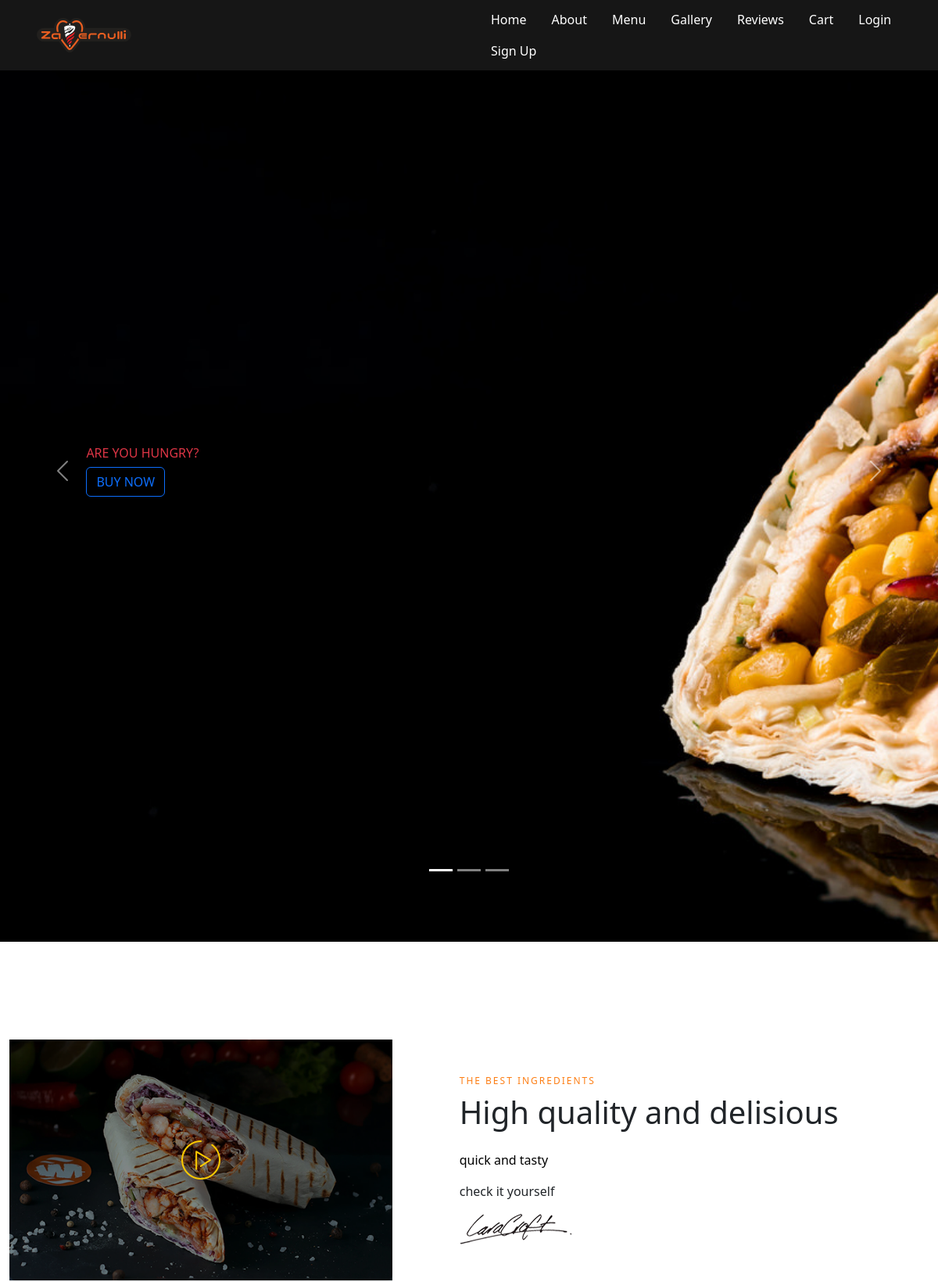
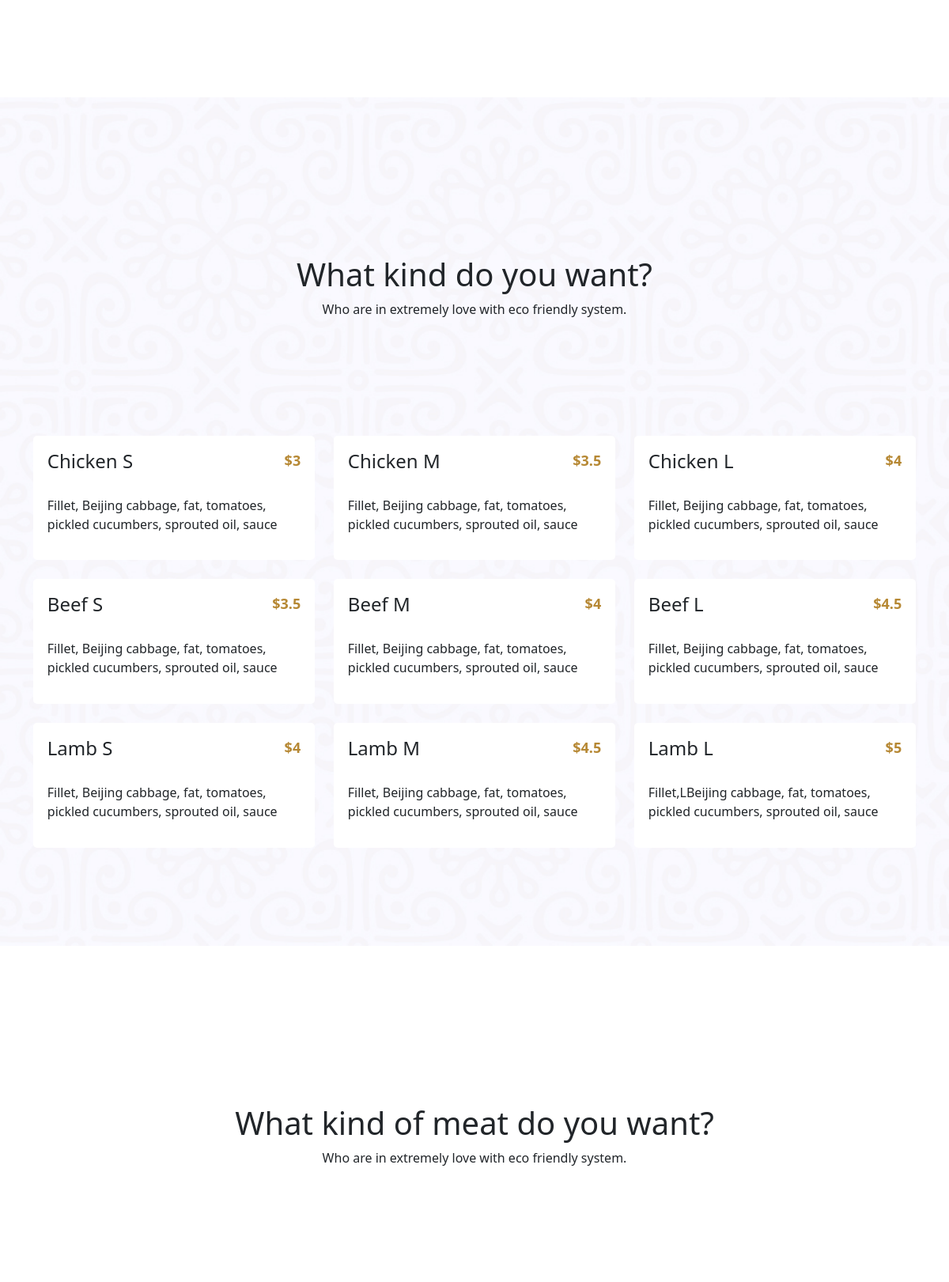
The page / (upper part) on the database its author committed (2 pictures, top to bottom).
### tables this page shows
CREATE TABLE `products` (
  `id` bigint NOT NULL AUTO_INCREMENT,
  `name` varchar(255) NOT NULL,
  `description` text,
  `quantity` int unsigned DEFAULT '0',
  `price` float NOT NULL,
  `is_option` tinyint(1) DEFAULT '0',
  PRIMARY KEY (`id`),
  UNIQUE KEY `name` (`name`)
);

### app/helpers.php (called while the page is built, shortened)
<?php
function convertContentToAssoc(array $data = []): array
{
    $assoc = [];
    if (!empty($data)) {
        foreach ($data as $row) {
            $assoc[$row['name']] = json_decode($row['content'], true);
        }
    }
    return $assoc;
}
function getUrl(): string
{
    $url = trim($_SERVER['REQUEST_URI'], '/');
    return explode('?', $url)[0];
}

### config/DB.php (called while the page is built)
<?php
class DB
{
    protected static PDO $instance;
    public static function connect(): PDO
    {
        if (!isset(self::$instance)) {
            try {
                self::$instance = new PDO(
                    DSN,
                    DB_USER,
                    DB_PASSWORD,
                    DB_OPTS
                );
            } catch (PDOException $exception) {
                var_dump($exception->getMessage());
                die();
            }
        }
        return self::$instance;
    }
}

### app/db.php (called while the page is built, shortened)
<?php
function dbSelect(Tables $table, string $columns = '*', string $conditions = null, string $order = null, bool $isSingle = false)
{
    $query = "SELECT {$columns} FROM {$table->value}";
    $query .= $conditions ? " WHERE {$conditions}" : "";
    $query .= $order ? " ORDER BY {$order}" : "";
    $query = DB::connect()->prepare($query);
    $query->execute();
    return $isSingle ? $query->fetch() : $query->fetchAll();
}

### app/session.php (called while the page is built, shortened)
<?php
function isLoggedIn(): bool
{
    return !empty($_SESSION['user']);
}

### views/parts/catalog.php (the view)
<?php
$products = dbSelect(Tables::Products, conditions: ' is_option = FALSE');
$products = array_chunk($products, 3);
?>
<section id="catalog" class="section-gap">
    <div class="container">
        <?php if (!empty($catalog ['title'])): ?>
            <div class="row title-row section-gap">
                <h1 class="mb-10"><?= $catalog ['title'] ?? '' ?></h1>
                <p><?= $catalog ['description'] ?? '' ?></p>
            </div>
        <?php endif; ?>
        <?php foreach ($products as $row): ?>
            <div class="row">
                <?php foreach ($row as $product): ?>
                    <div class="col-4 catalog-item"
                         data-id="<?= $product['id'] ?>"
                         data-qty="<?= $product['quantity'] ?>"
                         data-name="<?= $product['name'] ?>"
                         data-price="<?= $product['price'] ?>"
                    >
                        <div class="single-menu" data-bs-toggle="modal" data-bs-target="#byePopup">
                            <div class="title-div d-flex justify-content-between">
                                <h4><?= $product['name'] ?></h4>
                                <p class="price float-right">$<?= $product['price'] ?></p>
                            </div>
                            <p><?= $product['description'] ?></p>
                        </div>
                    </div>
                <?php endforeach; ?>
            </div>
        <?php endforeach; ?>
    </div>
</section>

### index.php (shortened to what this page needs)
<?php
require_once ROOT_DIR . '/config/DB.php';
$mainFields = dbSelect(Tables::Content, conditions: 'name IN ("navigation", "footer")');
$mainFields = convertContentToAssoc($mainFields);
if (!empty($_POST)) {
    require_once APP_DIR . '/forms/controller.php';
} else {
    require_once ROOT_DIR . '/config/router.php';
}

### config/router.php (shortened to what this page needs)
<?php
switch (getUrl()) {
    case '':
        require PAGES_DIR . '/home.php';
        break;
}

### views/parts/header.php (shortened to what this page needs)
<html lang="en" xmlns="http://www.w3.org/1999/html" xmlns="http://www.w3.org/1999/html"
      xmlns="http://www.w3.org/1999/html" xmlns="http://www.w3.org/1999/html">
<head>
    <link rel="stylesheet" href="<?= ASSETS_URI ?>/lib/bootstrap/bootstrap.min.css"/>
    <link rel="stylesheet" href="https://cdnjs.cloudflare.com/ajax/libs/font-awesome/6.2.0/css/all.min.css"
/>
    <link rel="stylesheet" href="<?= ASSETS_URI ?>/css/main.css"/>
</head>
<body>
<header id="navigation">
    <div class="container">
        <div class="row d-flex align-items-center justify-content-between">
            <?php if (!empty($mainFields['navigation']['logo'])): ?>
            <div class="col" id="logo">
                <a href="/">
                    <img src="<?= IMAGES_URI . $mainFields['navigation']['logo'] ?>" style="max-width: 130px" alt="Logo"/>
                </a>
            </div>
            <?php endif; ?>
            <div class="col d-flex justify-content-end">
                    <nav class="nav">
                        <?php if (!empty($mainFields['navigation']['links'])): ?>
                            <?php foreach ($mainFields['navigation']['links'] as $link):
                                $href = DOMAIN . '/' . $link['href'];
                                ?>
                                <a class="nav-link" href="<?= $href ?>"><?= $link['text'] ?></a>
                            <?php endforeach; ?>
                            <a class="nav-link" href="/cart">Cart</a>
                            <?php if (!isLoggedIn()): ?>
                                <a class="nav-link" href="/login">Login</a>
                                <a class="nav-link" href="/registration">Sign Up</a>
                            <?php endif; ?>
                        <?php endif; ?>
                    </nav>
            </div>
        </div>
    </div>
</header>

### views/pages/home.php (shortened to what this page needs)
<?php
$data = dbSelect(
    Tables::Content,
    conditions: 'name IN ("banner", "video", "catalog", "gallery", "reviews")'
);
$data = convertContentToAssoc($data);
require PARTS_DIR . '/header.php';
if (!empty($data['banner'])) {
    $banner = $data['banner'];
    require PARTS_DIR . '/banner.php';
}
if (!empty($data['video'])) {
    $aboutUs = $data['video'];
    require PARTS_DIR . '/about-us.php';
}
if (!empty($data['catalog'])) {
    $catalog = $data['catalog'];
    require PARTS_DIR . '/catalog.php';
}
if (!empty($data['gallery'])) {
    $gallery = $data['gallery'];
    require PARTS_DIR . '/gallery.php';
}
require PARTS_DIR . '/footer.php';

### views/parts/banner.php (shortened to what this page needs)
<section id="home">
    <div class="continer">
        <div id="carouselExampleIndicators" class="carousel slide row d-flex align-items-center justify-content-start" data-bs-ride="carousel">
            <div class="carousel-indicators">
                <?php for($i = 0; $i < count($banner); $i++): ?>
                    <button type="button"
                            data-bs-target="#carouselExampleIndicators"
                            data-bs-slide-to="<?= $i ?>"
                            class="<?= $i === 0 ? 'active' : '' ?>"
                            aria-current="true"
                            aria-label="Slide <?= $i ?>"
                    ></button>
                <?php endfor; ?>
            </div>
            <div class="carousel-inner banner-content">
                <?php foreach($banner as $key => $slide): ?>
                    <div class="carousel-item <?= $key === 0 ? 'active' : '' ?>">
                        <h6><?= $slide['description'] ?? '' ?></h6>
                        <?php if (!empty($slide['button']) && !empty($slide['button']['text'])): ?>
                            <a href="<?= $slide['button']['href'] ?? '#' ?>"
                               class="btn btn-outline-primary text-uppercase"><?= $slide['button']['text'] ?></a>
                        <?php endif; ?>
                    </div>
                <?php endforeach; ?>
            </div>
            <button class="carousel-control-prev" type="button" data-bs-target="#carouselExampleIndicators" data-bs-slide="prev">
                <span class="carousel-control-prev-icon" aria-hidden="true"></span>
            </button>
            <button class="carousel-control-next" type="button" data-bs-target="#carouselExampleIndicators" data-bs-slide="next">
                <span class="carousel-control-next-icon" aria-hidden="true"></span>
            </button>
        </div>
    </div>
</section>

### views/parts/about-us.php (shortened to what this page needs)
<section id="about-us" class="section-gap">
    <div class="conteiner">
        <div class="row">
        <?php if (!empty($aboutUs['video']['image'])): ?>
            <div class="col-6 video d-flex align-items-center justify-content-center">
                <a href="#" class="play">
                    <img src="<?= IMAGES_URI ?>/progect%20doner/play-icon.png"/>
                </a>
            </div>
        <?php endif; ?>
            <?php if (!empty($aboutUs['description'])): ?>
                <div class="col-6 video-right d-flex flex-column align-items-start justify-content-center">
                    <h6><?= $aboutUs ['description']['pre_title']?? '' ?></h6>
                    <h1><?= $aboutUs ['description']['title']?? '' ?></h1>
                    <p><span><?= $aboutUs ['description']['quote']?? '' ?></span></p>
                    <p><?= $aboutUs ['description']['text']?? '' ?></p>
                    <img class="img-fluid" src="<?= IMAGES_URI ?>/<?= $aboutUs['description']['sign'] ?>" alt="">
                </div>
            <?php endif; ?>
</section>

### views/parts/gallery.php (shortened to what this page needs)
<section id="gallery" class="section-gap">
    <div class="container">
        <?php if (!empty($gallery)): ?>
            <div class="row title-row section-gap">
                <h1 class="mb-10"><?= $gallery['title'] ?></h1>
                <p><?= $gallery['description'] ?></p>
            </div>
        <?php endif; ?>
    </div>
</section>

### views/parts/footer.php (shortened to what this page needs)
</body>
</html>

### assets/css/main.css (style rules this page uses)
.section-gap { padding: 100px 0; }
#navigation { background: rgba(28, 28, 28, 0.8); padding: 5px 0; position: fixed; width: 100%; z-index: 9; }
#logo { width: 250px; }
#navigation .row > * { width: unset; }
#navigation .nav .nav-link { color: #ffffff; }
#home { background: url("../images/progect doner/meksikanskaya-1200-dsc-5855_3.jpg"); background-size: cover; }
#home .banner-content { align-items: center; display: flex; color: #dc3545; height: 1400px; padding: 0 10%; margin: -8% 0; }
#home .row .carousel-indicators { margin: 0 0 5rem; }
#about-us { padding-bottom: 100px; }
#about-us .video { position: relative; padding: 0; margin: 2%; width: 40%; }
#about-us .video .play { position: absolute; width: 100%; height: 100%; display: flex; align-items: center; justify-content: center; background: #0000007a; border-radius: 8px; }
#about-us .video-right { padding: 12px 0 12px 5%; }
#about-us .video-right h6 { text-transform: uppercase; letter-spacing: 2px; color: #fd7e14; font-size: 12px; font-weight: 300; }
#about-us .video-right h1 { margin-bottom: 25px; }
#about-us .video-right p span { color: black; font-weight: 400; }
#about-us .video-right p { margin-bottom: 1rem; }
.title-row { margin-bottom: 32px; text-align: center; }
#catalog { background: url("../images/progect doner/menu-bg.jpg") no-repeat; background-size: cover; }
#catalog .catalog-item { margin-bottom: 24px; }
#catalog .catalog-item .single-menu { background: #ffffff; padding: 5%; border-radius: 5px; }
#catalog .catalog-item .single-menu .title-div { margin-bottom: 15px; }
#catalog .catalog-item .single-menu .price { color: #b68834; font-size: 18px; font-weight: 600; }

### rows shown on the page
products: name "Chicken S", price "3", description "Fillet, Beijing cabbage, fat, tomatoes, pickled cucumbers, sprouted oil, sauce"
products: name "Chicken M", price "3.5", description "Fillet, Beijing cabbage, fat, tomatoes, pickled cucumbers, sprouted oil, sauce"
products: name "Chicken L", price "4", description "Fillet, Beijing cabbage, fat, tomatoes, pickled cucumbers, sprouted oil, sauce"
products: name "Beef S", price "3.5", description "Fillet, Beijing cabbage, fat, tomatoes, pickled cucumbers, sprouted oil, sauce"
products: name "Beef M", price "4", description "Fillet, Beijing cabbage, fat, tomatoes, pickled cucumbers, sprouted oil, sauce"
products: name "Beef L", price "4.5", description "Fillet, Beijing cabbage, fat, tomatoes, pickled cucumbers, sprouted oil, sauce"
products: name "Lamb S", price "4", description "Fillet, Beijing cabbage, fat, tomatoes, pickled cucumbers, sprouted oil, sauce"
products: name "Lamb M", price "4.5", description "Fillet, Beijing cabbage, fat, tomatoes, pickled cucumbers, sprouted oil, sauce"
products: name "Lamb L", price "5", description "Fillet,LBeijing cabbage, fat, tomatoes, pickled cucumbers, sprouted oil, sauce"

### other values the page prints
$link['text'] "Home"
$link['text'] "About"
$link['text'] "Menu"
$link['text'] "Gallery"
$link['text'] "Reviews"
$slide['description'] "ARE YOU HUNGRY?"
$slide['button']['text'] "BUY NOW"
$aboutUs ['description']['pre_title'] "THE BEST INGREDIENTS"
$aboutUs ['description']['title'] "High quality and delisious"
$aboutUs ['description']['quote'] "quick and tasty"
$aboutUs ['description']['text'] "check it yourself"
$catalog ['title'] "What kind do you want?"
$catalog ['description'] "Who are in extremely love with eco friendly system."
$gallery['title'] "What kind of meat do you want?"
$gallery['description'] "Who are in extremely love with eco friendly system."
